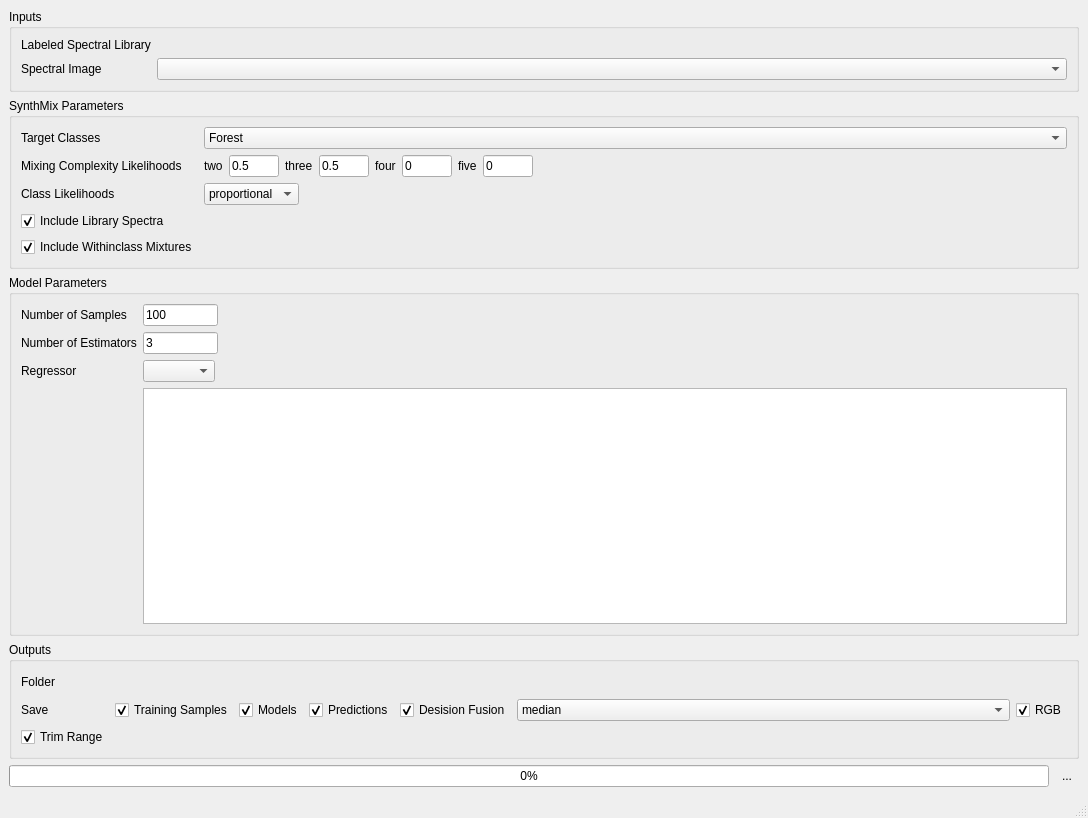
<?xml version="1.0" encoding="UTF-8"?>
<ui version="4.0">
 <class>MainWindow</class>
 <widget class="QMainWindow" name="MainWindow">
  <property name="geometry">
   <rect>
    <x>0</x>
    <y>0</y>
    <width>1088</width>
    <height>818</height>
   </rect>
  </property>
  <property name="windowTitle">
   <string>SynthMix</string>
  </property>
  <widget class="QWidget" name="centralwidget">
   <layout class="QVBoxLayout" name="verticalLayout" stretch="0,0,0,0,0">
    <item>
     <widget class="QgsCollapsibleGroupBox" name="mGroupBox">
      <property name="title">
       <string>Inputs</string>
      </property>
      <layout class="QFormLayout" name="formLayout_3">
       <item row="0" column="0">
        <widget class="QLabel" name="label">
         <property name="text">
          <string>Labeled Spectral Library</string>
         </property>
        </widget>
       </item>
       <item row="0" column="1">
        <layout class="QHBoxLayout" name="horizontalLayout_2" stretch="0">
         <item>
          <widget class="UiLabeledLibrary" name="uiLabeledLibrary_" native="true">
           <property name="minimumSize">
            <size>
             <width>50</width>
             <height>0</height>
            </size>
           </property>
          </widget>
         </item>
        </layout>
       </item>
       <item row="1" column="0">
        <widget class="QLabel" name="label_14">
         <property name="text">
          <string>Spectral Image</string>
         </property>
         <property name="textFormat">
          <enum>Qt::AutoText</enum>
         </property>
        </widget>
       </item>
       <item row="1" column="1">
        <widget class="QgsMapLayerComboBox" name="uiRaster_"/>
       </item>
      </layout>
     </widget>
    </item>
    <item>
     <widget class="QgsCollapsibleGroupBox" name="mGroupBox_2">
      <property name="sizePolicy">
       <sizepolicy hsizetype="Preferred" vsizetype="MinimumExpanding">
        <horstretch>0</horstretch>
        <verstretch>0</verstretch>
       </sizepolicy>
      </property>
      <property name="title">
       <string>SynthMix Parameters</string>
      </property>
      <layout class="QFormLayout" name="formLayout">
       <item row="0" column="0">
        <widget class="QLabel" name="label_2">
         <property name="text">
          <string>Target Classes</string>
         </property>
        </widget>
       </item>
       <item row="0" column="1">
        <widget class="QgsCheckableComboBox" name="uiTargets_">
         <property name="currentIndex">
          <number>1</number>
         </property>
         <property name="checkedItems">
          <stringlist/>
         </property>
         <item>
          <property name="text">
           <string>Urban</string>
          </property>
         </item>
         <item>
          <property name="text">
           <string>Forest</string>
          </property>
         </item>
         <item>
          <property name="text">
           <string>Water</string>
          </property>
         </item>
        </widget>
       </item>
       <item row="1" column="0">
        <widget class="QLabel" name="label_5">
         <property name="text">
          <string>Mixing Complexity Likelihoods</string>
         </property>
        </widget>
       </item>
       <item row="1" column="1">
        <widget class="QWidget" name="widget" native="true">
         <layout class="QHBoxLayout" name="horizontalLayout">
          <property name="leftMargin">
           <number>0</number>
          </property>
          <property name="topMargin">
           <number>0</number>
          </property>
          <property name="rightMargin">
           <number>0</number>
          </property>
          <property name="bottomMargin">
           <number>0</number>
          </property>
          <item>
           <widget class="QLabel" name="label_6">
            <property name="text">
             <string>two</string>
            </property>
           </widget>
          </item>
          <item>
           <widget class="QLineEdit" name="uiComplexity2_">
            <property name="maximumSize">
             <size>
              <width>50</width>
              <height>16777215</height>
             </size>
            </property>
            <property name="text">
             <string>0.5</string>
            </property>
           </widget>
          </item>
          <item>
           <widget class="QLabel" name="label_7">
            <property name="text">
             <string>three</string>
            </property>
           </widget>
          </item>
          <item>
           <widget class="QLineEdit" name="uiComplexity3_">
            <property name="maximumSize">
             <size>
              <width>50</width>
              <height>16777215</height>
             </size>
            </property>
            <property name="text">
             <string>0.5</string>
            </property>
           </widget>
          </item>
          <item>
           <widget class="QLabel" name="label_8">
            <property name="text">
             <string>four</string>
            </property>
           </widget>
          </item>
          <item>
           <widget class="QLineEdit" name="uiComplexity4_">
            <property name="maximumSize">
             <size>
              <width>50</width>
              <height>16777215</height>
             </size>
            </property>
            <property name="text">
             <string>0</string>
            </property>
           </widget>
          </item>
          <item>
           <widget class="QLabel" name="label_9">
            <property name="text">
             <string>five</string>
            </property>
           </widget>
          </item>
          <item>
           <widget class="QLineEdit" name="uiComplexity5_">
            <property name="maximumSize">
             <size>
              <width>50</width>
              <height>16777215</height>
             </size>
            </property>
            <property name="text">
             <string>0</string>
            </property>
           </widget>
          </item>
          <item>
           <spacer name="horizontalSpacer_2">
            <property name="orientation">
             <enum>Qt::Horizontal</enum>
            </property>
            <property name="sizeType">
             <enum>QSizePolicy::Expanding</enum>
            </property>
            <property name="sizeHint" stdset="0">
             <size>
              <width>40</width>
              <height>20</height>
             </size>
            </property>
           </spacer>
          </item>
         </layout>
        </widget>
       </item>
       <item row="2" column="0">
        <widget class="QLabel" name="label_4">
         <property name="text">
          <string>Class Likelihoods</string>
         </property>
        </widget>
       </item>
       <item row="2" column="1">
        <widget class="QComboBox" name="uiClassLikelihoods_">
         <property name="sizePolicy">
          <sizepolicy hsizetype="Fixed" vsizetype="Fixed">
           <horstretch>0</horstretch>
           <verstretch>0</verstretch>
          </sizepolicy>
         </property>
         <item>
          <property name="text">
           <string>proportional</string>
          </property>
         </item>
         <item>
          <property name="text">
           <string>equalized</string>
          </property>
         </item>
        </widget>
       </item>
       <item row="3" column="0">
        <widget class="QCheckBox" name="uiIncludeLibrarySpectra_">
         <property name="text">
          <string>Include Library Spectra</string>
         </property>
         <property name="checked">
          <bool>true</bool>
         </property>
        </widget>
       </item>
       <item row="4" column="0">
        <widget class="QCheckBox" name="uiIncludeWithinclassMixtures_">
         <property name="text">
          <string>Include Withinclass Mixtures</string>
         </property>
         <property name="checked">
          <bool>true</bool>
         </property>
        </widget>
       </item>
      </layout>
     </widget>
    </item>
    <item>
     <widget class="QgsCollapsibleGroupBox" name="mGroupBox_3">
      <property name="sizePolicy">
       <sizepolicy hsizetype="Preferred" vsizetype="Expanding">
        <horstretch>0</horstretch>
        <verstretch>1</verstretch>
       </sizepolicy>
      </property>
      <property name="minimumSize">
       <size>
        <width>0</width>
        <height>0</height>
       </size>
      </property>
      <property name="title">
       <string>Model Parameters</string>
      </property>
      <layout class="QFormLayout" name="formLayout_2">
       <item row="0" column="0">
        <widget class="QLabel" name="label_3">
         <property name="text">
          <string>Number of Samples</string>
         </property>
        </widget>
       </item>
       <item row="0" column="1">
        <widget class="QLineEdit" name="uiNumberOfSamples_">
         <property name="minimumSize">
          <size>
           <width>0</width>
           <height>0</height>
          </size>
         </property>
         <property name="maximumSize">
          <size>
           <width>75</width>
           <height>16777215</height>
          </size>
         </property>
         <property name="text">
          <string>100</string>
         </property>
        </widget>
       </item>
       <item row="1" column="0">
        <widget class="QLabel" name="label_10">
         <property name="text">
          <string>Number of Estimators</string>
         </property>
        </widget>
       </item>
       <item row="1" column="1">
        <widget class="QLineEdit" name="uiNumberOfEstimators_">
         <property name="minimumSize">
          <size>
           <width>0</width>
           <height>0</height>
          </size>
         </property>
         <property name="maximumSize">
          <size>
           <width>75</width>
           <height>16777215</height>
          </size>
         </property>
         <property name="text">
          <string>3</string>
         </property>
        </widget>
       </item>
       <item row="2" column="0">
        <widget class="QLabel" name="label_13">
         <property name="text">
          <string>Regressor</string>
         </property>
        </widget>
       </item>
       <item row="2" column="1">
        <widget class="QComboBox" name="uiRegressor_">
         <property name="sizePolicy">
          <sizepolicy hsizetype="Fixed" vsizetype="Preferred">
           <horstretch>0</horstretch>
           <verstretch>0</verstretch>
          </sizepolicy>
         </property>
        </widget>
       </item>
       <item row="3" column="1">
        <widget class="QTextEdit" name="uiCode_">
         <property name="sizePolicy">
          <sizepolicy hsizetype="Expanding" vsizetype="Expanding">
           <horstretch>0</horstretch>
           <verstretch>1</verstretch>
          </sizepolicy>
         </property>
         <property name="minimumSize">
          <size>
           <width>0</width>
           <height>0</height>
          </size>
         </property>
         <property name="maximumSize">
          <size>
           <width>16777215</width>
           <height>16777215</height>
          </size>
         </property>
         <property name="html">
          <string>&lt;!DOCTYPE HTML PUBLIC &quot;-//W3C//DTD HTML 4.0//EN&quot; &quot;http://www.w3.org/TR/REC-html40/strict.dtd&quot;&gt;
&lt;html&gt;&lt;head&gt;&lt;meta name=&quot;qrichtext&quot; content=&quot;1&quot; /&gt;&lt;style type=&quot;text/css&quot;&gt;
p, li { white-space: pre-wrap; }
&lt;/style&gt;&lt;/head&gt;&lt;body style=&quot; font-family:'MS Shell Dlg 2'; font-size:7.8pt; font-weight:400; font-style:normal;&quot;&gt;
&lt;p style=&quot;-qt-paragraph-type:empty; margin-top:0px; margin-bottom:0px; margin-left:0px; margin-right:0px; -qt-block-indent:0; text-indent:0px;&quot;&gt;&lt;br /&gt;&lt;/p&gt;&lt;/body&gt;&lt;/html&gt;</string>
         </property>
        </widget>
       </item>
      </layout>
     </widget>
    </item>
    <item>
     <widget class="QgsCollapsibleGroupBox" name="mGroupBox_4">
      <property name="sizePolicy">
       <sizepolicy hsizetype="Preferred" vsizetype="Preferred">
        <horstretch>0</horstretch>
        <verstretch>0</verstretch>
       </sizepolicy>
      </property>
      <property name="minimumSize">
       <size>
        <width>0</width>
        <height>0</height>
       </size>
      </property>
      <property name="title">
       <string>Outputs</string>
      </property>
      <layout class="QFormLayout" name="formLayout_4">
       <item row="0" column="0">
        <widget class="QLabel" name="label_15">
         <property name="text">
          <string>Folder</string>
         </property>
        </widget>
       </item>
       <item row="0" column="1">
        <widget class="QgsFileWidget" name="uiOutputFolder_">
         <property name="minimumSize">
          <size>
           <width>0</width>
           <height>22</height>
          </size>
         </property>
         <property name="defaultRoot">
          <string/>
         </property>
        </widget>
       </item>
       <item row="1" column="0">
        <widget class="QLabel" name="label_16">
         <property name="text">
          <string>Save</string>
         </property>
        </widget>
       </item>
       <item row="1" column="1">
        <layout class="QHBoxLayout" name="horizontalLayout_7">
         <item>
          <widget class="QCheckBox" name="uiSaveTraining_">
           <property name="text">
            <string>Training Samples</string>
           </property>
           <property name="checked">
            <bool>true</bool>
           </property>
          </widget>
         </item>
         <item>
          <widget class="QCheckBox" name="uiSaveModels_">
           <property name="text">
            <string>Models</string>
           </property>
           <property name="checked">
            <bool>true</bool>
           </property>
          </widget>
         </item>
         <item>
          <widget class="QCheckBox" name="uiSavePredictions_">
           <property name="text">
            <string>Predictions</string>
           </property>
           <property name="checked">
            <bool>true</bool>
           </property>
          </widget>
         </item>
         <item>
          <widget class="QCheckBox" name="uiSaveAggregations_">
           <property name="text">
            <string>Desision Fusion</string>
           </property>
           <property name="checked">
            <bool>true</bool>
           </property>
          </widget>
         </item>
         <item>
          <widget class="QgsCheckableComboBox" name="uiAggregations_">
           <property name="sizePolicy">
            <sizepolicy hsizetype="Expanding" vsizetype="Preferred">
             <horstretch>1</horstretch>
             <verstretch>0</verstretch>
            </sizepolicy>
           </property>
           <item>
            <property name="text">
             <string>median</string>
            </property>
           </item>
           <item>
            <property name="text">
             <string>mean</string>
            </property>
           </item>
           <item>
            <property name="text">
             <string>interquartile range</string>
            </property>
           </item>
           <item>
            <property name="text">
             <string>standard deviation</string>
            </property>
           </item>
          </widget>
         </item>
         <item>
          <widget class="QCheckBox" name="uiSaveRGB_">
           <property name="text">
            <string>RGB</string>
           </property>
           <property name="checked">
            <bool>true</bool>
           </property>
          </widget>
         </item>
        </layout>
       </item>
       <item row="2" column="0">
        <widget class="QCheckBox" name="uiTrimRange_">
         <property name="text">
          <string>Trim Range</string>
         </property>
         <property name="checked">
          <bool>true</bool>
         </property>
        </widget>
       </item>
      </layout>
     </widget>
    </item>
    <item>
     <layout class="QHBoxLayout" name="horizontalLayout_3">
      <item>
       <widget class="QProgressBar" name="uiProgressBar_">
        <property name="value">
         <number>0</number>
        </property>
       </widget>
      </item>
      <item>
       <widget class="QToolButton" name="uiExecute_">
        <property name="text">
         <string>...</string>
        </property>
        <property name="icon">
         <iconset>
          <normaloff>:/images/themes/default/propertyicons/action.svg</normaloff>:/images/themes/default/propertyicons/action.svg</iconset>
        </property>
        <property name="iconSize">
         <size>
          <width>50</width>
          <height>50</height>
         </size>
        </property>
        <property name="autoRaise">
         <bool>true</bool>
        </property>
       </widget>
      </item>
     </layout>
    </item>
   </layout>
  </widget>
  <widget class="QMenuBar" name="menubar">
   <property name="geometry">
    <rect>
     <x>0</x>
     <y>0</y>
     <width>1088</width>
     <height>26</height>
    </rect>
   </property>
  </widget>
  <widget class="QStatusBar" name="statusbar"/>
 </widget>
 <customwidgets>
  <customwidget>
   <class>QgsCheckableComboBox</class>
   <extends>QComboBox</extends>
   <header>qgscheckablecombobox.h</header>
  </customwidget>
  <customwidget>
   <class>QgsCollapsibleGroupBox</class>
   <extends>QGroupBox</extends>
   <header>qgscollapsiblegroupbox.h</header>
   <container>1</container>
  </customwidget>
  <customwidget>
   <class>QgsFileWidget</class>
   <extends>QWidget</extends>
   <header>qgsfilewidget.h</header>
  </customwidget>
  <customwidget>
   <class>QgsMapLayerComboBox</class>
   <extends>QComboBox</extends>
   <header>qgsmaplayercombobox.h</header>
  </customwidget>
  <customwidget>
   <class>UiLabeledLibrary</class>
   <extends>QWidget</extends>
   <header>enmapboxapplications.widgets.core</header>
   <container>1</container>
  </customwidget>
 </customwidgets>
 <resources>
  <include location="../../../../../QGIS-master/images/images.qrc"/>
 </resources>
 <connections>
  <connection>
   <sender>uiSaveAggregations_</sender>
   <signal>toggled(bool)</signal>
   <receiver>uiAggregations_</receiver>
   <slot>setEnabled(bool)</slot>
   <hints>
    <hint type="sourcelabel">
     <x>516</x>
     <y>668</y>
    </hint>
    <hint type="destinationlabel">
     <x>588</x>
     <y>668</y>
    </hint>
   </hints>
  </connection>
  <connection>
   <sender>uiSaveAggregations_</sender>
   <signal>toggled(bool)</signal>
   <receiver>uiSaveRGB_</receiver>
   <slot>setEnabled(bool)</slot>
   <hints>
    <hint type="sourcelabel">
     <x>457</x>
     <y>668</y>
    </hint>
    <hint type="destinationlabel">
     <x>1037</x>
     <y>665</y>
    </hint>
   </hints>
  </connection>
 </connections>
</ui>
